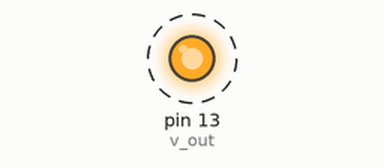
Simulated run of this sketch. Board: Arduino Uno, built with avr-gcc and run on an emulated ATmega328P. Parts: output pins drawn as LEDs (lit = HIGH). Dashed ring = blinking.

Above: at 0.5 s.
Timing chart, 0 to 4.6 s (numbered marks = the images above):
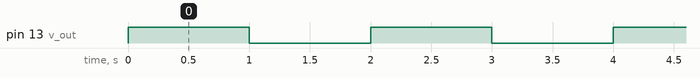

The sketch:

LEDBlink.ino
```cpp
int v_out = 13;//define a PWM pin number
int val = 255;//an integer value used for PWM(can vary between0 and 255)
int tim = 2000; //time in ms

void setup()
  {pinMode(v_out, OUTPUT); //define pin 11as OUTPUT
  }
void loop()
{

    //send a PWM signal to pin 9 with a duty cycle of 140/255
  analogWrite(v_out, val);
  delay(tim/2);
  analogWrite(v_out, 0);
  delay(tim/2);

}
```

Measured:
- by itself, pin 13 (v_out): alternates HIGH for 1.0 s and LOW for 1.0 s
